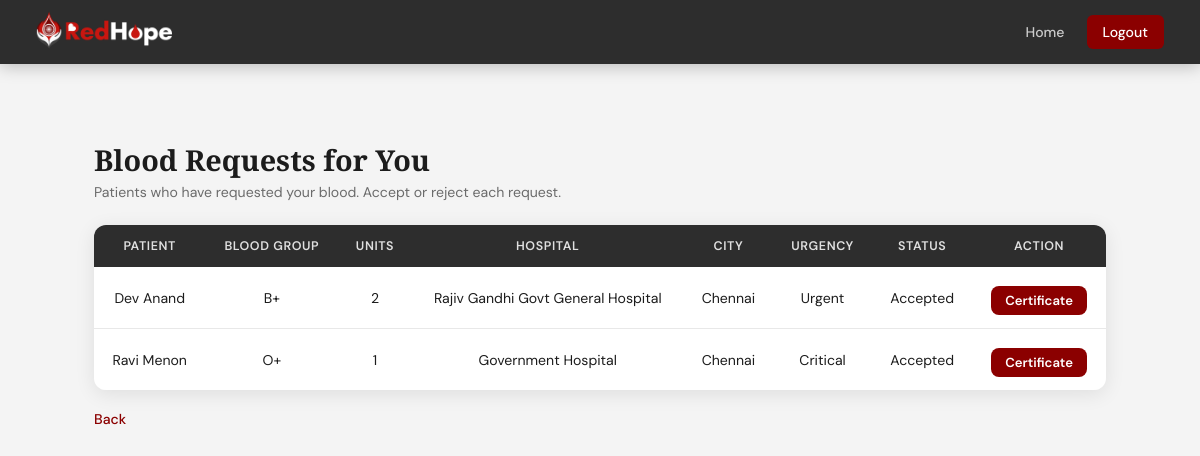
The page /donor_notifications (signed in) on the database its author committed.
### tables this page shows
CREATE TABLE blood_requests (
        match_id INTEGER PRIMARY KEY AUTOINCREMENT,
        request_id INTEGER,
        donor_id INTEGER,
        match_date TIMESTAMP DEFAULT CURRENT_TIMESTAMP,
        match_status TEXT DEFAULT 'Pending',
        FOREIGN KEY (request_id) REFERENCES patient_requests(request_id),
        FOREIGN KEY (donor_id) REFERENCES users(id)
    );

CREATE TABLE users (
        id INTEGER PRIMARY KEY AUTOINCREMENT,
        full_name TEXT NOT NULL,
        email TEXT UNIQUE NOT NULL,
        password TEXT NOT NULL,
        role TEXT NOT NULL,
        phone TEXT,
        city TEXT,
        created_at TIMESTAMP DEFAULT CURRENT_TIMESTAMP
    , latitude REAL, longitude REAL);

CREATE TABLE patient_requests (
        request_id INTEGER PRIMARY KEY AUTOINCREMENT,
        patient_id INTEGER,
        blood_group_needed TEXT NOT NULL,
        units_required INTEGER,
        hospital_name TEXT,
        city TEXT,
        urgency_level TEXT,
        request_date TIMESTAMP DEFAULT CURRENT_TIMESTAMP,
        status TEXT DEFAULT 'Pending', required_time TEXT,
        FOREIGN KEY (patient_id) REFERENCES users(id)
    );

### app.py (the view)
@app.route('/donor_notifications')
def donor_notifications():
    if 'user_id' not in session or session.get('role') != 'Donor':
        return redirect('/login')
    conn = create_connection()
    cursor = conn.cursor()
    cursor.execute("""
        SELECT u.full_name, u.phone, pr.blood_group_needed, pr.units_required,
               pr.hospital_name, pr.city, pr.urgency_level, pr.request_date,
               br.match_status, pr.status, br.match_id
        FROM blood_requests br
        JOIN patient_requests pr ON br.request_id = pr.request_id
        JOIN users u ON pr.patient_id = u.id
        WHERE br.donor_id = ?
        ORDER BY pr.request_date DESC
    """, (session['user_id'],))
    notifications = cursor.fetchall()
    conn.close()
    return render_template('donor_notifications.html', notifications=notifications)

### database.py (called while the page is built)
def create_connection():
    conn = sqlite3.connect("redhope.db")
    return conn

### templates/donor_notifications.html
{% extends 'base.html' %}
{% block content %}
<div class="inner-page">
<div class="table-page" style="padding-top: 20px;">
    <h1>Blood Requests for You</h1>
    <p class="page-sub">Patients who have requested your blood. Accept or reject each request.</p>
    {% if notifications %}
    <div class="table-wrapper">
    <table class="data-table">
        <thead>
            <tr>
                <th>Patient</th><th>Blood Group</th><th>Units</th>
                <th>Hospital</th><th>City</th><th>Urgency</th><th>Status</th><th>Action</th>
            </tr>
        </thead>
        <tbody>
            {% for n in notifications %}
            <tr>
                <td>{{ n[0] }}</td>
                <td>{{ n[2] }}</td>
                <td>{{ n[3] }}</td>
                <td>{{ n[4] }}</td>
                <td>{{ n[5] }}</td>
                <td>{{ n[6] }}</td>
                <td>{{ n[8] }}</td>
                <td>
                    {% if n[8] == 'Pending' %}
                    <a href="/respond_request/{{ n[10] }}/accept" class="btn btn-primary" style="width:auto; padding:6px 14px; font-size:0.82rem; margin-right:4px;">Accept</a>
                    <a href="/respond_request/{{ n[10] }}/reject" class="btn btn-secondary" style="width:auto; padding:6px 14px; font-size:0.82rem;">Reject</a>
                    {% elif n[8] == 'Accepted' %}
                    <a href="/certificate/{{ n[10] }}" class="btn btn-primary" style="width:auto; padding:6px 14px; font-size:0.82rem;">Certificate</a>
                    {% else %}
                    {{ n[8] }}
                    {% endif %}
                </td>
            </tr>
            {% endfor %}
        </tbody>
    </table>
    </div>
    {% else %}
    <p>No requests received yet.</p>
    {% endif %}
    <a href="javascript:history.back()" class="back-link">Back</a>
</div>
</div>
{% endblock %}

### static/css/style.css (style rules this page uses)
:root { --red: #8B0000; --red-hover: #6d0000; --red-pale: #fff5f5; --dark: #1c1c1c; --charcoal: #2d2d2d; --gray: #6b6b6b; --gray-light: #f4f4f4; --border: #e8e8e8; --white: #ffffff; --shadow-sm: 0 2px 8px rgba(0, 0, 0, 0.06); --shadow: 0 4px 20px rgba(0, 0, 0, 0.09); --shadow-lg: 0 8px 40px rgba(0, 0, 0, 0.13); }
*, *::before, *::after { margin: 0; padding: 0; box-sizing: border-box; }
html, body { height: 100%; font-family: 'DM Sans', sans-serif; color: var(--dark); background: var(--white); -webkit-font-smoothing: antialiased; }
.btn { display: inline-block; padding: 11px 24px; border: none; border-radius: 8px; font-size: 0.92rem; font-family: 'DM Sans', sans-serif; font-weight: 600; cursor: pointer; text-decoration: none; text-align: center; transition: all 0.18s; }
.btn-primary { background: var(--red); color: var(--white); width: 100%; margin-top: 6px; }
.inner-page { padding-top: 80px; min-height: 100vh; background: var(--gray-light); }
.table-page { max-width: 1060px; margin: 40px auto; padding: 0 24px 40px 24px; }
.table-page .table-wrapper { overflow-x: auto; border-radius: 12px; box-shadow: var(--shadow); }
.table-page h1 { font-family: 'Playfair Display', serif; font-size: 1.8rem; color: var(--dark); margin-bottom: 4px; }
.table-page .page-sub { color: var(--gray); font-size: 0.88rem; margin-bottom: 24px; }
.table-wrapper { border-radius: 12px; overflow: hidden; box-shadow: var(--shadow); }
.data-table { width: 100%; border-collapse: collapse; background: var(--white); min-width: 700px; table-layout: auto; }
.data-table th { background: var(--charcoal); color: rgba(255, 255, 255, 0.85); padding: 13px 16px; text-align: center; font-size: 0.78rem; font-weight: 600; text-transform: uppercase; letter-spacing: 0.6px; white-space: nowrap; }
.data-table td { padding: 13px 16px; border-bottom: 1px solid var(--border); font-size: 0.88rem; text-align: center; white-space: nowrap; color: var(--dark); }
.data-table tr:last-child td { border-bottom: none; }
.back-link { display: inline-block; margin-top: 20px; color: var(--red); font-size: 0.88rem; font-weight: 500; text-decoration: none; }

### rows shown on the page
blood_requests: full_name "Dev Anand", blood_group_needed "B+", units_required "2", hospital_name "Rajiv Gandhi Govt General Hospital", city "Chennai", urgency_level "Urgent", match_status "Accepted"
blood_requests: full_name "Ravi Menon", blood_group_needed "O+", units_required "1", hospital_name "Government Hospital", city "Chennai", urgency_level "Critical", match_status "Accepted"
